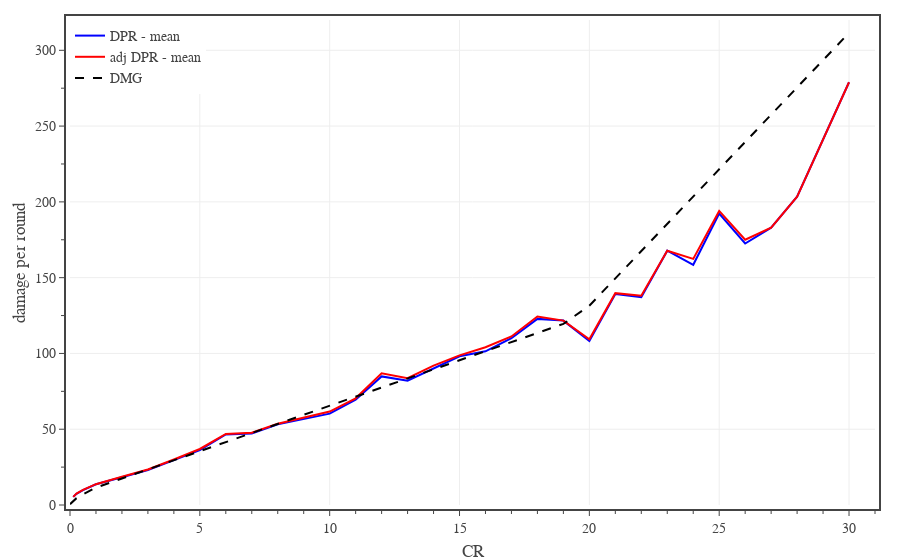

The code cell stored with this chart in its notebook:
### Code cell
# plots monster DPR vs CR

# create figure
fig = go.Figure(
    layout=go.Layout(
        template=TFB_TEMPLATE,
        margin=dict(l=70, r=25, b=55, t=20, pad=4),
        xaxis=dict(
            title_text='CR',
            range=[0,31],
            tick0=0, dtick=5,
            minor=dict(tick0=0, dtick=1),
        ),
        yaxis=dict(
            title_text='damage per round',
            range=[0,320],
            tick0=0, dtick=50,
            minor=dict(tick0=0, dtick=25),
        ),
        legend=dict(
            xanchor='left', yanchor='top',
            x=0.00, y=1.00,
            orientation='v',
            tracegroupgap=0,
        )
    )
)

plot_confidence_interval(fig, df0, 0.0, 'CR', 'DPR', 'DPR', 'rgba(0, 0, 255, 1.0)', 'rgba(0, 0, 255, 0.3)')

plot_confidence_interval(fig, df0, 0.0, 'CR', 'adj DPR', 'adj DPR', 'rgba(255, 0, 0, 1.0)', 'rgba(255, 0, 0, 0.3)')

# plot reference line
fig.add_trace(go.Scatter(
    x=dfD.index, y=dfD['DPR Mean'],
    mode='lines', 
    name='DMG',
    line=dict(color='black', dash='dash'),
    hoverinfo='skip', 
))

# show figure
fig.show(config=TFB_CONFIG, width=600, height=450)
fig.update_layout(autosize=True)

# save figures
if SAVEFIGS:
    save_fig_html(fig, format='large', name='fig-dpr-vs-cr')
    save_fig_html(fig, format='small', name='fig-dpr-vs-cr')

### Figure 1 — Plotly figure (JSON) as saved in the notebook; plotly's stock layout.template omitted (floating-point values rounded to 4 significant figures)
{"data": [{"hovertemplate": "<b>DPR</b><br>CR %{x:,.0f}<br>Mean %{y:,.1f}<br><extra></extra>", "legendgroup": "DPR", "line": {"color": "rgba(0, 0, 255, 1.0)"}, "mode": "lines", "name": "DPR - mean", "type": "scatter", "x": [0.125, 0.25, 0.5, 1, 2, 3, 4, 5, 6, 7, 8, 9, 10, 11, 12, 13, 14, 15, 16, 17, 18, 19, 20, 21, 22, 23, 24, 25, 26, 27, 28, 30], "y": [5.351, 7.409, 9.864, 13.71, 18.34, 23.1, 29.65, 36.3, 46.58, 47.24, 53.21, 56.59, 60.28, 69.46, 84.84, 81.98, 90.21, 98.16, 101.4, 110.0, 122.8, 121.7, 108.2, 139.2, 137.1, 167.8, 158.5, 192.2, 172.5, 183, 203.4, 278.9]}, {"hovertemplate": "<b>adj DPR</b><br>CR %{x:,.0f}<br>Mean %{y:,.1f}<br><extra></extra>", "legendgroup": "adj DPR", "line": {"color": "rgba(255, 0, 0, 1.0)"}, "mode": "lines", "name": "adj DPR - mean", "type": "scatter", "x": [0.125, 0.25, 0.5, 1, 2, 3, 4, 5, 6, 7, 8, 9, 10, 11, 12, 13, 14, 15, 16, 17, 18, 19, 20, 21, 22, 23, 24, 25, 26, 27, 28, 30], "y": [5.393, 7.545, 9.923, 13.74, 18.58, 23.39, 30.03, 36.96, 46.9, 47.72, 53.67, 57.83, 61.63, 70.38, 86.9, 83.65, 92.0, 98.74, 104.1, 111.2, 124.3, 121.7, 109.3, 139.8, 138.1, 167.8, 162.4, 194.0, 175.0, 183, 203.4, 278.9]}, {"hoverinfo": "skip", "line": {"color": "black", "dash": "dash"}, "mode": "lines", "name": "DMG", "type": "scatter", "x": [0, 0.125, 0.25, 0.5, 1, 2, 3, 4, 5, 6, 7, 8, 9, 10, 11, 12, 13, 14, 15, 16, 17, 18, 19, 20, 21, 22, 23, 24, 25, 26, 27, 28, 29, 30], "y": [0.5, 2.5, 4.5, 7, 11.5, 17.5, 23.5, 29.5, 35.5, 41.5, 47.5, 53.5, 59.5, 65.5, 71.5, 77.5, 83.5, 89.5, 95.5, 101.5, 107.5, 113.5, 119.5, 131.5, 149.5, 167.5, 185.5, 203.5, 221.5, 239.5, 257.5, 275.5, 293.5, 311.5]}], "layout": {"legend": {"orientation": "v", "tracegroupgap": 0, "x": 0, "xanchor": "left", "y": 1, "yanchor": "top"}, "margin": {"b": 55, "l": 70, "pad": 4, "r": 25, "t": 20}, "xaxis": {"dtick": 5, "minor": {"dtick": 1, "tick0": 0}, "range": [0, 31], "tick0": 0, "title": {"text": "CR"}}, "yaxis": {"dtick": 50, "minor": {"dtick": 25, "tick0": 0}, "range": [0, 320], "tick0": 0, "title": {"text": "damage per round"}}}}
